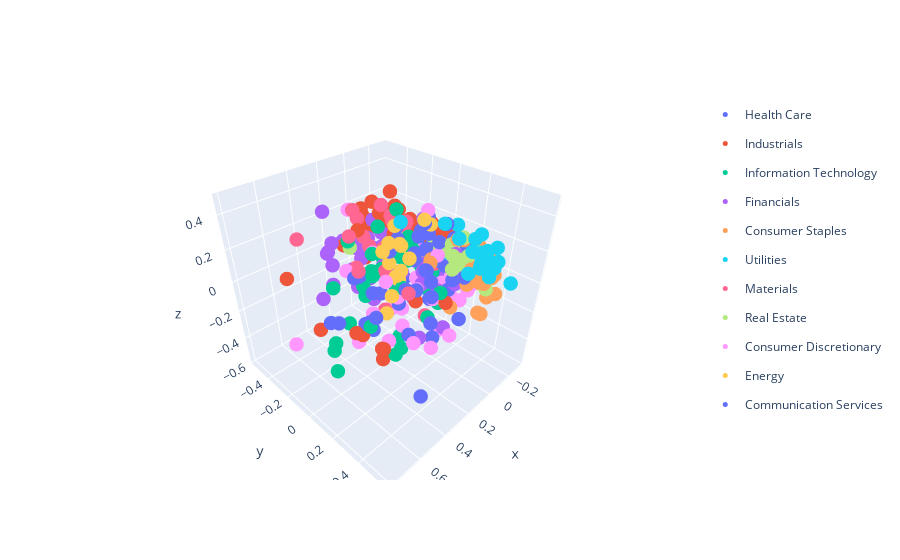

The cell this chart's notebook holds for it:
### Code cell
plot_3D(result, embedding_values,'MSFT','GICS Sector')
